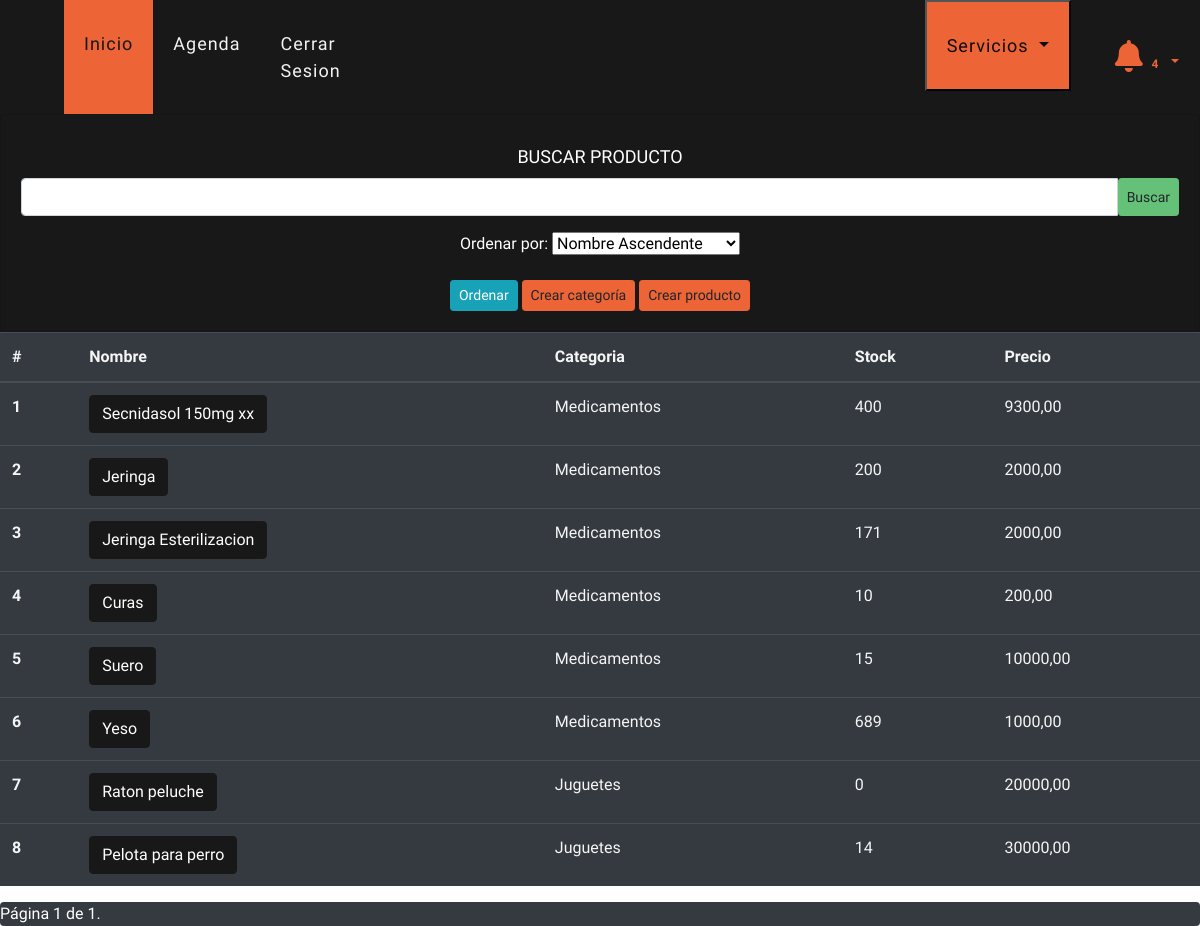
The page /ver/productos (signed in) on the database as committed earlier.
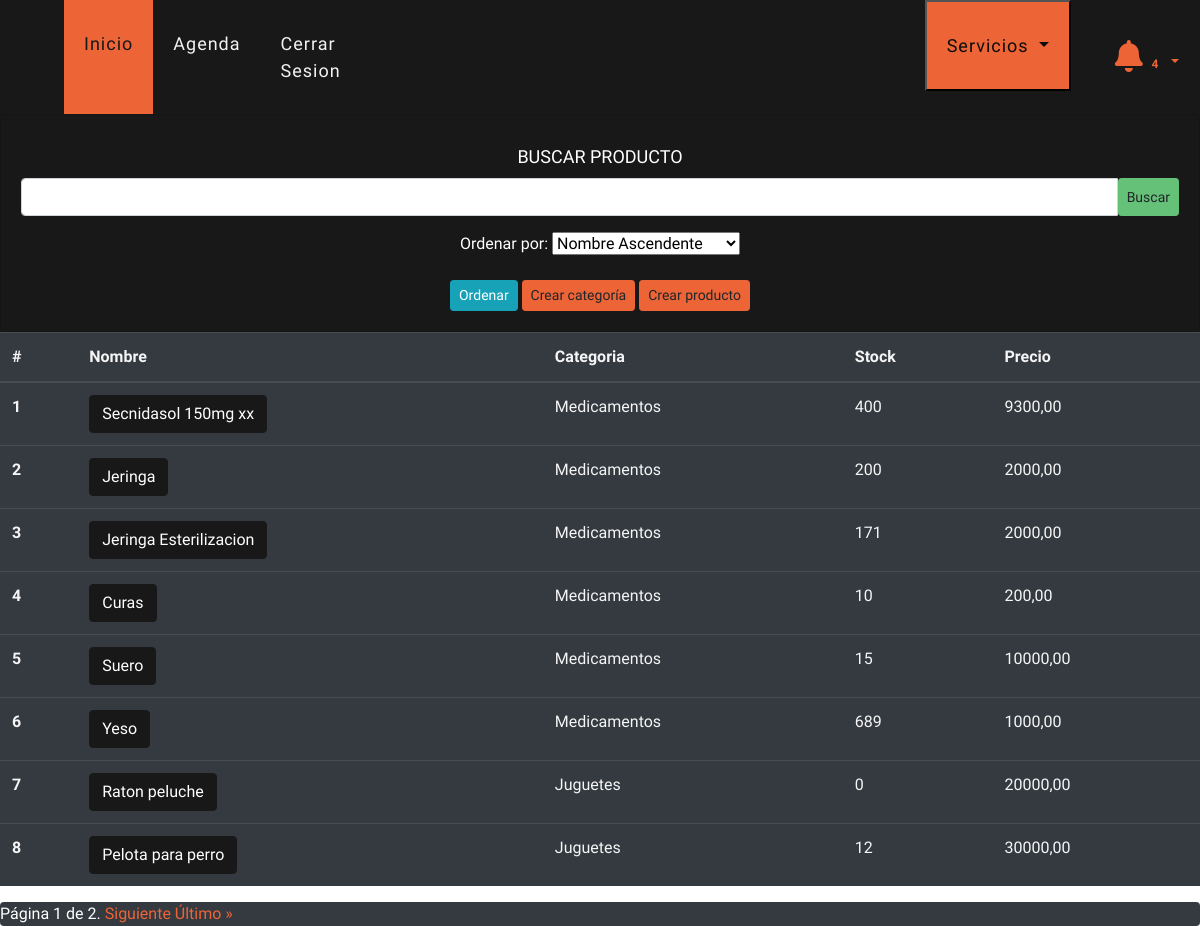
The same page on the database as committed later.
### veterinary/models.py (models this page shows, shortened)
class Product(models.Model):
    name = models.CharField(max_length=150, verbose_name='Nombre', unique=True)
    cat = models.ForeignKey(Category, on_delete=models.CASCADE, verbose_name='Categoría')
    stock = models.IntegerField(default=0, verbose_name='Stock')
    pvp = models.DecimalField(default=0.00, max_digits=9, decimal_places=2, verbose_name='Precio de venta')
    veterinary = models.ForeignKey(Veterinary, on_delete=models.PROTECT, null=True, blank=True)
    class Meta:
        verbose_name = 'Producto'
        verbose_name_plural = 'Productos'
        ordering = ['id']

class Category(models.Model):
    name = models.CharField(max_length=150, verbose_name='Nombre', unique=True)
    desc = models.CharField(max_length=500, null=True, blank=True, verbose_name='Descripción')
    veterinary = models.ForeignKey(Veterinary, on_delete=models.PROTECT, null=True, blank=True)
    def __str__(self):
        return self.name
    class Meta:
        verbose_name = 'Categoria'
        verbose_name_plural = 'Categorias'
        ordering = ['id']

### veterinary/views.py (the view, shortened to what this page needs)
# urls.py: path("ver/productos", views.detailProduct, name="detailProduct"),
@login_required(login_url="login")
def detailProduct(request):
    products = Product.objects.all()
    form1 = CategoryForm(request.POST or None)
    form2 = ProductForm(request.POST or None)
    order_form = OrderForm(request.GET or None)
    if order_form.is_valid():
        order_by = order_form.cleaned_data["order_by"]
        if order_by:
            products = products.order_by(order_by)
    products = products.filter(name__contains=request.POST.get("search", ""))
    paginator = Paginator(products, 8)
    page_number = request.GET.get("page")
    page_obj = paginator.get_page(page_number)
    context = {
        "form1": form1,
        "form2": form2,
        "order_form": order_form,
        "page_obj": page_obj,
    }
    return render(request, "veterinary/detailProduct.html", context)

### veterinary/forms.py
class CategoryForm(ModelForm):
    class Meta:
        model = Category
        fields = '__all__'
        widgets = {
            'name': TextInput(attrs={'class': 'form-control'}),
            'desc': TextInput(attrs={'class': 'form-control'})
        }
        labels = {
            'name': 'Nombre',
            'desc': 'Descripcion'
        }

class ProductForm(ModelForm):
    class Meta:
        model = Product
        fields = ['name', 'cat', 'stock', 'pvp']
        labels = {
            'name': 'Nombre',
            'cat': 'Categoría',
            'stock': 'Stock',
            'pvp': 'Precio de venta'
        }
        widgets = {
            'name': TextInput(attrs={'class': 'form-control'}),
            'cat': Select(attrs={'class': 'form-control'}),
            'stock': NumberInput(attrs={'class': 'form-control'}),
            'pvp': NumberInput(attrs={'class': 'form-control'}),
        }

### veterinary/models.py (called while the page is built)
    def __str__(self):
        return self.nameVeterinary

### templates/veterinary/detailProduct.html (shortened to what this page needs)
{% extends 'layout/base.html' %}
{% block 'style' %}
{% load static %}
<link rel="stylesheet" href="{% static 'css/estilo.css' %}">
{% endblock %}
{% block 'header' %}
{% include 'layout/partials/headerbase.html' %}
{% endblock %}
{% block 'content' %}
<div class="container-fluid" style="background-color: #181818;">
  <div class="row">
    <div class="col-md-12 col-sm-12 px-0">
      <div class="card bg-dark text-white">
        <div class="card-body text-center">
          <form action="" method="POST" style="margin-top:1vh;">
            <label style="font-size: 18px;">BUSCAR PRODUCTO</label>
            <div class="input-group mb-3">
              <input type="text" class="form-control" name="search">
              <button type="submit" class="btn btn-secondary btn-sm">Buscar</button>
            </div>
          </form>
          <form method="get" action="{% url 'detailProduct' %}" style="display: inline;">
            {{ order_form.as_p }}
            <button class="btn btn-info btn-sm" type="submit">Ordenar</button>
          </form>
          <button type="button" class="btn btn-secondary btn-sm" style="background-color: #ED6436; border: 1px solid #ED6436;" data-toggle="modal" data-target="#exampleModal">
            Crear categoría
          </button>
          <button type="button" class="btn btn-secondary btn-sm" style="background-color: #ED6436; border: 1px solid #ED6436;" data-toggle="modal" data-target="#exampleModal2">
            Crear producto
          </button>
        </div>
      </div>
    </div>
  </div>
</div>
    <div class="table-responsive">
      <table class="table table-dark">
          <thead>
              <tr>
                  <th scope="col">#</th>
                  <th scope="col">Nombre</th>
                  <th scope="col">Categoria</th>
                  <th scope="col">Stock</th>
                  <th scope="col">Precio</th>
              </tr>
          </thead>
          <tbody>
              {% for product in page_obj %}
                  <tr>
                      <th scope="row">{{ forloop.counter }}</th>
                      <td><a class="btn btn-dark" onclick="borrar({{product.id}})">{{ product.name }}</a></td>
                      <td>{{ product.cat }}</td>
                      <td>{{ product.stock }}</td>
                      <td>{{ product.pvp }}</td>
                  </tr>
              {% endfor %}
          </tbody>
      </table>
      <div class="pagination table-dark table-sm">
        <span class="step-links">
            <span class="current-page">
                Página {{ page_obj.number }} de {{ page_obj.paginator.num_pages }}.
            </span>
            {% if page_obj.has_next %}
                <a href="?page={{ page_obj.next_page_number }}">Siguiente</a>
                <a href="?page={{ page_obj.paginator.num_pages }}">Último &raquo;</a>
            {% endif %}
        </span>
      </div>
    </div>
{% endblock %}

Rows that differ between the two databases and show on the page:
changed Product "Pelota para perro": stock "14" → "12"
Other text that changed with them:
{{ page_obj.paginator.num_pages }}: "1" → "2"
text now shown: "Siguiente Último »"
